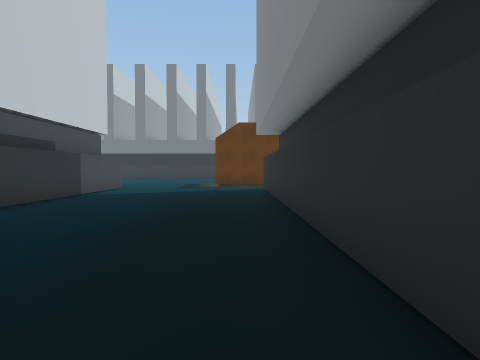
[1] (above)

23 first-person views from a walk through a scene from a Unity 3-D project. The camera is 1.5 m above the floor, tilts 2° down and sees 75° across. The floor is counted in squares, 2 m on a side. Each view is taken from the middle of a square. On the plan, view 1 faces up. The plan holds only what a view shows up to about 10 squares ahead; the rest is blank. The place goes on beyond the plan. The player character is not drawn. Some animated figures are not drawn.

[2]
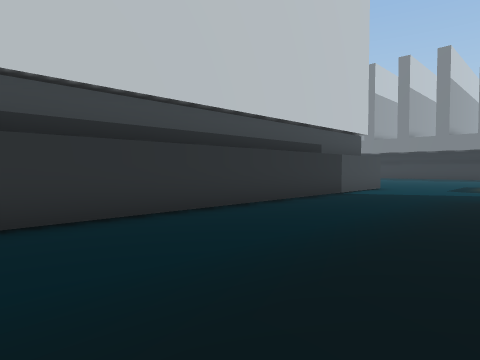

[3]
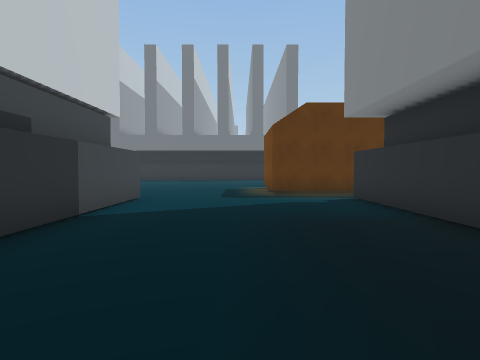

[4]
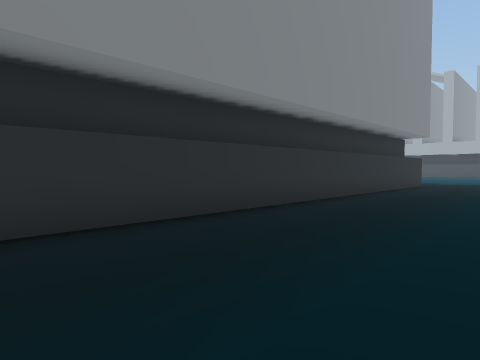

[5]
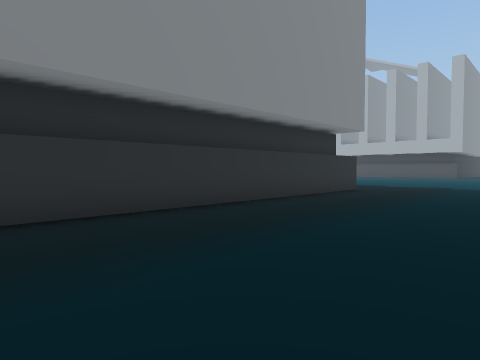

[6]
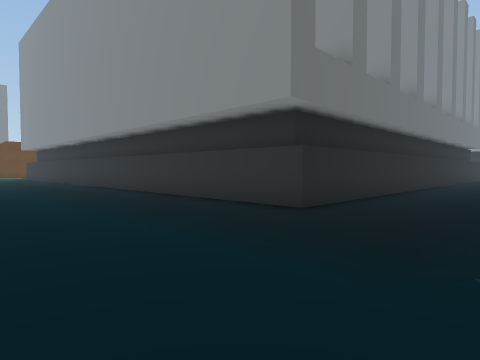

[7]
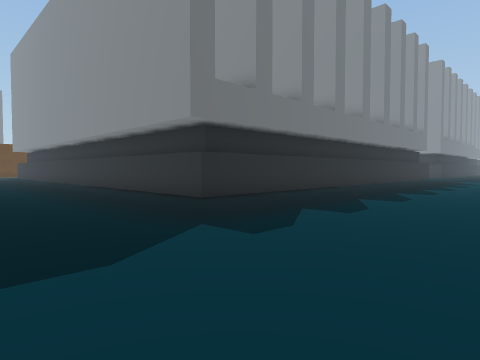

[8]
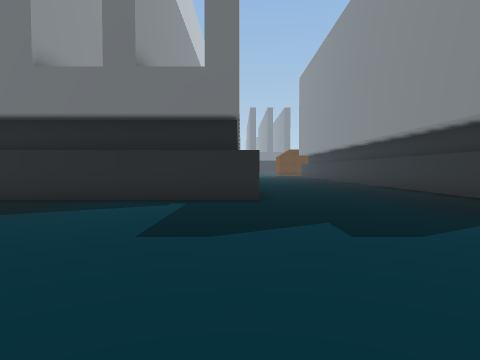

[9]
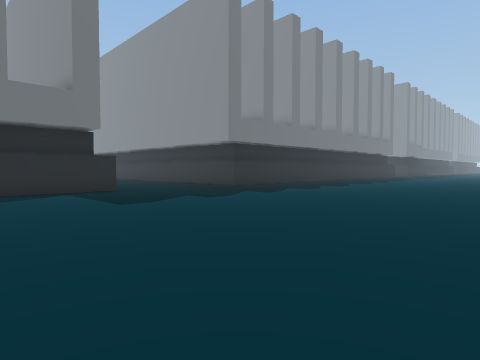

[10]
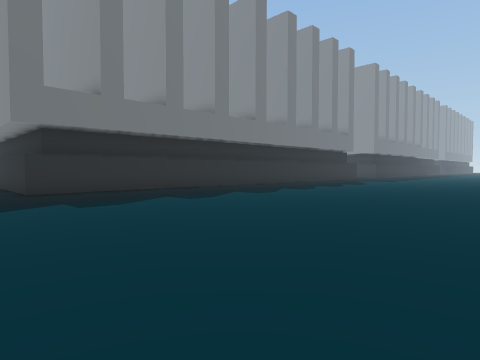

[11]
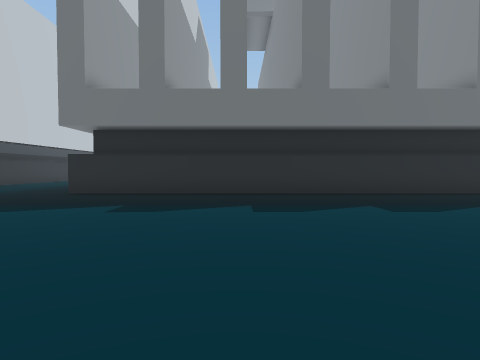

[12]
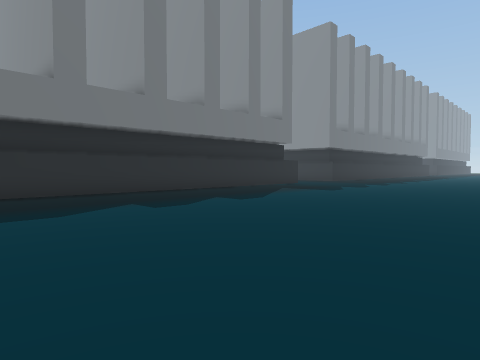

[13]
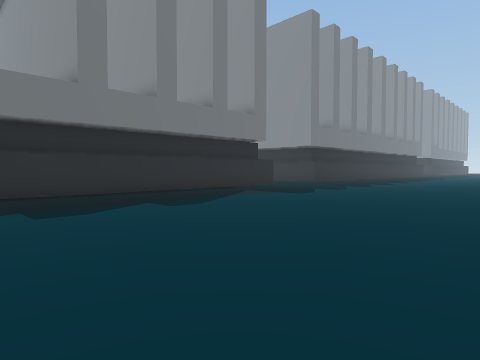

[14]
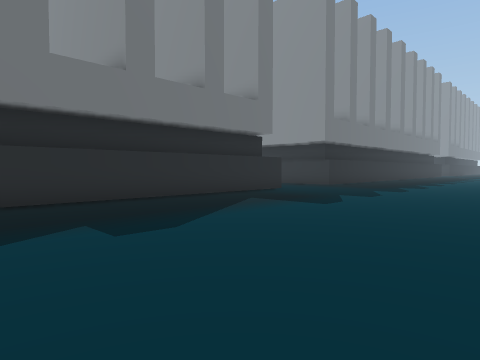

[15]
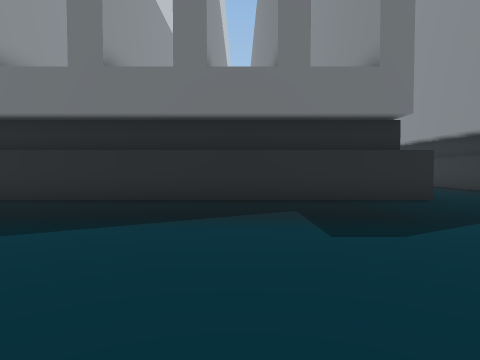

[16]
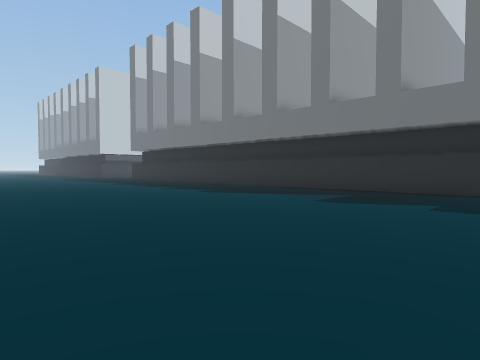

[17]
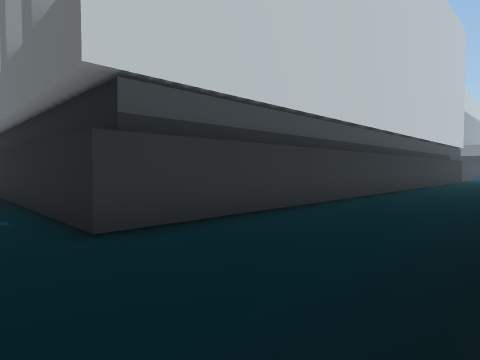

[18]
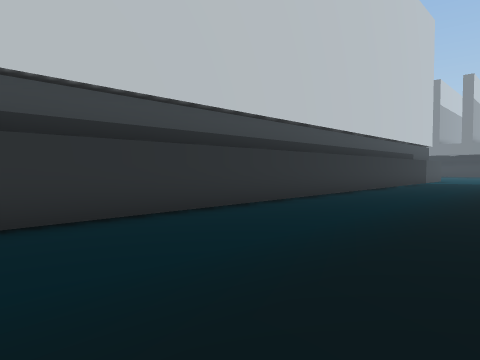

[19]
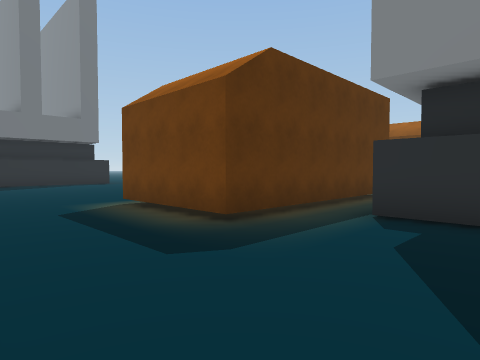

[20]
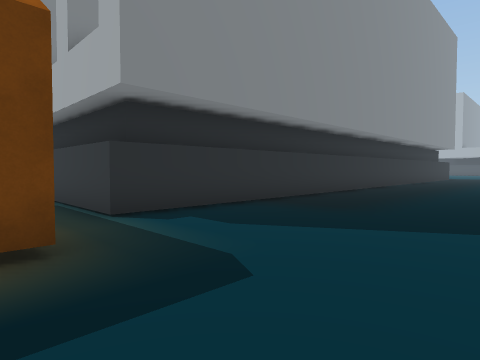

[21]
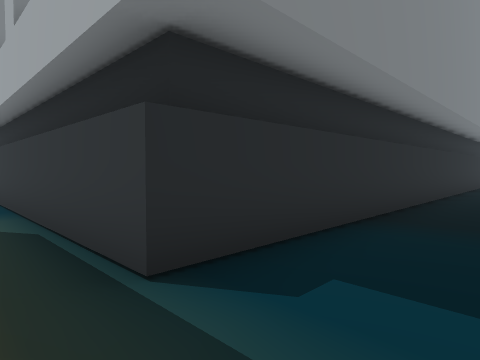

[22]
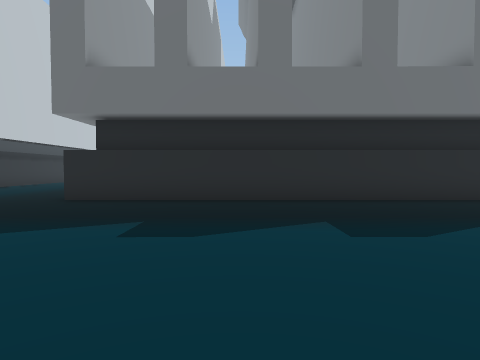

[23]
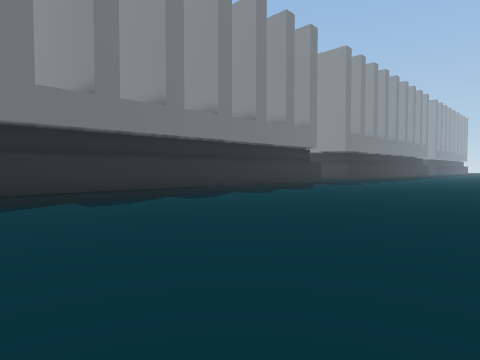

### Floor plan
Points are (right, up) in squares from view 1. A wall is a line through its corners. A room is listed if a view was taken in it or the views show most of it. See-through windows are left out.
Room 1 (views 1, 2, 3, 4, 5, 6, 7, 8, 9, 10, 11, 12, 13, 14, 15, 16, 17, 18, 19, 21, 22, 23)
walls: (21.6, -10.7) (0.9, -10.7) (0.9, 12) (5.4, 12); (4.1, 13.2) (-1, 13.2); (-4.5, 12) (-4.5, -10.7) (-9.5, -10.7)
ways out: opening at (-3, 13.7) to room 2
Room 2 (view 20)
walls: (5.4, 12) (6.9, 12); (-1, 13.2) (-1, 16.5)
ways out: opening at (-3, 13.7) to room 1

Positions as (right, up) in squares from view 1, and headings:
1: (0, 0), facing up
2: (0, 0), facing up-left
3: (-2, 4), facing up
4: (-3, 4), facing down-right
5: (-4, 0), facing down-right
6: (-4, -14), facing up-right
7: (-4, -17), facing up-right
8: (-5, -18), facing up
9: (-9, -21), facing up-right
10: (-1, -21), facing up-right
11: (6, -20), facing up
12: (8, -20), facing up-right
13: (10, -20), facing up-right
14: (12, -18), facing up-right
15: (17, -18), facing up
16: (22, -21), facing up-left
17: (-1, -12), facing up-left
18: (0, -9), facing up-left
19: (-4, 10), facing up-right
20: (-4, 14), facing down-right
21: (-1, 13), facing down-right
22: (5, -18), facing up
23: (4, -21), facing up-right
